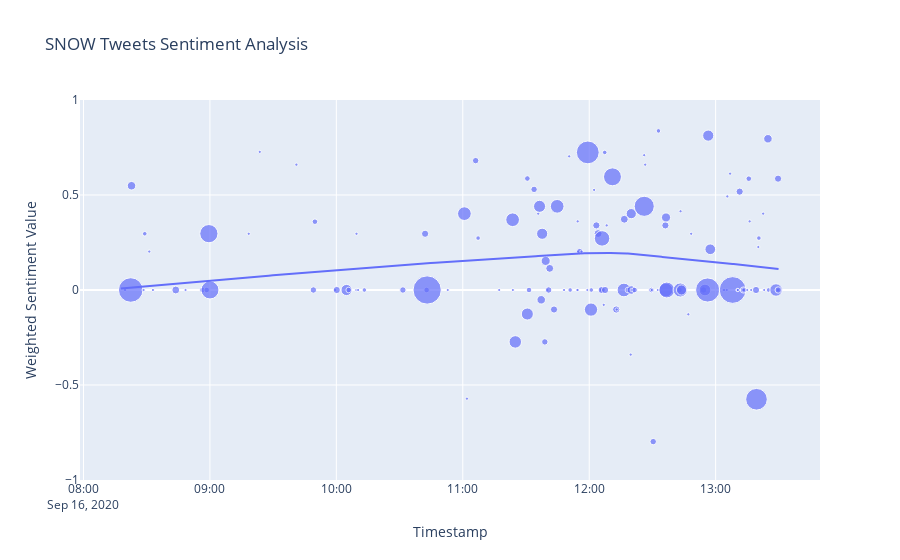

Here is the notebook cell this chart was saved with:
### Markdown cell above
# Snowflake

### Code cell
fig = px.scatter(snow_df, x="time", y="weighted_compound_0", trendline="lowess", size="bubble",range_y=[-1,1], 
                 title="SNOW Tweets Sentiment Analysis",
                 labels={ # replaces default labels by column name
                "time": "Timestamp",  "weighted_compound_0": "Weighted Sentiment Value"})
fig.show()

### Figure 1 — Plotly figure (JSON) as saved in the notebook; plotly's stock layout.template omitted (floating-point values rounded to 4 significant figures; data arrays with more than 128 entries replaced by an {"elided": "..."} marker saying what was removed)
{"data": [{"hovertemplate": "Timestamp=%{x}<br>Weighted Sentiment Value=%{y}<br>bubble=%{marker.size}<extra></extra>", "legendgroup": "", "marker": {"color": "#636efa", "size": {"elided": "600 int values"}, "sizemode": "area", "sizeref": 0.1925, "symbol": "circle"}, "mode": "markers", "name": "", "orientation": "v", "showlegend": false, "type": "scatter", "x": {"elided": "600 str values"}, "xaxis": "x", "y": {"elided": "600 float values"}, "yaxis": "y"}, {"hovertemplate": "<b>LOWESS trendline</b><br><br>Timestamp=%{x}<br>Weighted Sentiment Value=%{y} <b>(trend)</b><extra></extra>", "legendgroup": "", "marker": {"color": "#636efa", "symbol": "circle"}, "mode": "lines", "name": "", "showlegend": false, "type": "scatter", "x": {"elided": "600 str values"}, "xaxis": "x", "y": {"elided": "600 float values"}, "yaxis": "y"}], "layout": {"legend": {"itemsizing": "constant", "tracegroupgap": 0}, "title": {"text": "SNOW Tweets Sentiment Analysis"}, "xaxis": {"anchor": "y", "domain": [0, 1], "title": {"text": "Timestamp"}}, "yaxis": {"anchor": "x", "domain": [0, 1], "range": [-1, 1], "title": {"text": "Weighted Sentiment Value"}}}}
